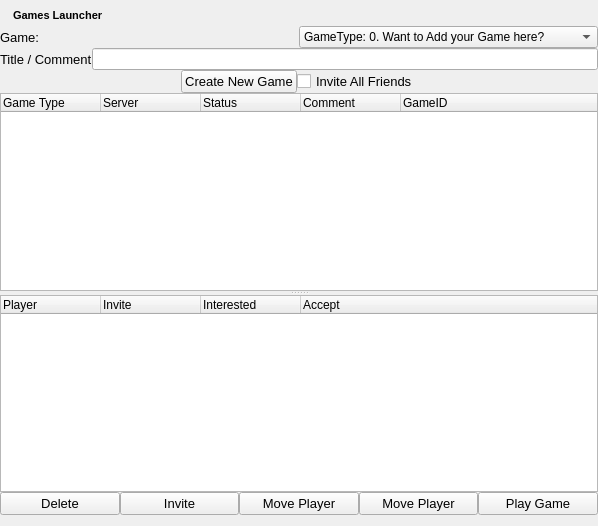
<ui version="4.0" >
 <class>GamesDialog</class>
 <widget class="QWidget" name="GamesDialog" >
  <property name="geometry" >
   <rect>
    <x>0</x>
    <y>0</y>
    <width>598</width>
    <height>526</height>
   </rect>
  </property>
  <property name="windowTitle" >
   <string>Form</string>
  </property>
  <layout class="QGridLayout" >
   <property name="leftMargin" >
    <number>0</number>
   </property>
   <property name="topMargin" >
    <number>6</number>
   </property>
   <property name="rightMargin" >
    <number>0</number>
   </property>
   <property name="verticalSpacing" >
    <number>0</number>
   </property>
   <item row="0" column="0" >
    <widget class="QLabel" name="label_3" >
     <property name="text" >
      <string/>
     </property>
     <property name="pixmap" >
      <pixmap resource="images.qrc" >:/images/package_games1.png</pixmap>
     </property>
    </widget>
   </item>
   <item row="0" column="1" >
    <widget class="QLabel" name="label_2" >
     <property name="text" >
      <string>&lt;html>&lt;head>&lt;meta name="qrichtext" content="1" />&lt;style type="text/css">
p, li { white-space: pre-wrap; }
&lt;/style>&lt;/head>&lt;body style=" font-family:'MS Shell Dlg 2'; font-size:8.25pt; font-weight:400; font-style:normal;">
&lt;p style=" margin-top:0px; margin-bottom:0px; margin-left:0px; margin-right:0px; -qt-block-indent:0; text-indent:0px;">&lt;span style=" font-size:8pt; font-weight:600;">Games Launcher&lt;/span>&lt;/p>&lt;/body>&lt;/html></string>
     </property>
    </widget>
   </item>
   <item row="0" column="2" >
    <spacer>
     <property name="orientation" >
      <enum>Qt::Horizontal</enum>
     </property>
     <property name="sizeHint" stdset="0" >
      <size>
       <width>431</width>
       <height>20</height>
      </size>
     </property>
    </spacer>
   </item>
   <item row="1" column="0" colspan="3" >
    <layout class="QGridLayout" >
     <item row="0" column="0" >
      <layout class="QVBoxLayout" >
       <item>
        <layout class="QHBoxLayout" >
         <item>
          <widget class="QLabel" name="label" >
           <property name="font" >
            <font>
             <pointsize>10</pointsize>
            </font>
           </property>
           <property name="text" >
            <string>Game:</string>
           </property>
          </widget>
         </item>
         <item>
          <widget class="RSComboBox" name="gameComboBox" >
           <item>
            <property name="text" >
             <string>GameType: 0. Want to Add your Game here?</string>
            </property>
           </item>
           <item>
            <property name="text" >
             <string>GameType: 1. Get In Touch with the developers</string>
            </property>
           </item>
           <item>
            <property name="text" >
             <string>GameType: 2.</string>
            </property>
           </item>
          </widget>
         </item>
        </layout>
       </item>
       <item>
        <layout class="QHBoxLayout" >
         <item>
          <widget class="QLabel" name="label_4" >
           <property name="font" >
            <font>
             <pointsize>10</pointsize>
            </font>
           </property>
           <property name="text" >
            <string>Title / Comment</string>
           </property>
          </widget>
         </item>
         <item>
          <widget class="QLineEdit" name="gameNameEdit" />
         </item>
        </layout>
       </item>
       <item>
        <layout class="QHBoxLayout" >
         <item>
          <spacer>
           <property name="orientation" >
            <enum>Qt::Horizontal</enum>
           </property>
           <property name="sizeHint" stdset="0" >
            <size>
             <width>40</width>
             <height>20</height>
            </size>
           </property>
          </spacer>
         </item>
         <item>
          <widget class="QPushButton" name="createButton" >
           <property name="font" >
            <font>
             <pointsize>10</pointsize>
            </font>
           </property>
           <property name="text" >
            <string>Create New Game</string>
           </property>
           <property name="icon" >
            <iconset resource="images.qrc" >
             <normaloff>:/images/kbackgammon.png</normaloff>:/images/kbackgammon.png</iconset>
           </property>
          </widget>
         </item>
         <item>
          <widget class="QCheckBox" name="checkInviteAll" >
           <property name="font" >
            <font>
             <pointsize>10</pointsize>
            </font>
           </property>
           <property name="text" >
            <string>Invite All Friends</string>
           </property>
          </widget>
         </item>
         <item>
          <spacer>
           <property name="orientation" >
            <enum>Qt::Horizontal</enum>
           </property>
           <property name="sizeHint" stdset="0" >
            <size>
             <width>40</width>
             <height>20</height>
            </size>
           </property>
          </spacer>
         </item>
        </layout>
       </item>
      </layout>
     </item>
     <item row="1" column="0" >
      <widget class="QSplitter" name="splitter" >
       <property name="orientation" >
        <enum>Qt::Vertical</enum>
       </property>
       <widget class="QTreeWidget" name="gameTreeWidget" >
        <property name="contextMenuPolicy" >
         <enum>Qt::CustomContextMenu</enum>
        </property>
        <column>
         <property name="text" >
          <string>Game Type</string>
         </property>
        </column>
        <column>
         <property name="text" >
          <string>Server</string>
         </property>
        </column>
        <column>
         <property name="text" >
          <string>Status</string>
         </property>
        </column>
        <column>
         <property name="text" >
          <string>Comment</string>
         </property>
        </column>
        <column>
         <property name="text" >
          <string>GameID</string>
         </property>
        </column>
       </widget>
       <widget class="QTreeWidget" name="peertreeWidget" >
        <property name="contextMenuPolicy" >
         <enum>Qt::CustomContextMenu</enum>
        </property>
        <column>
         <property name="text" >
          <string>Player</string>
         </property>
        </column>
        <column>
         <property name="text" >
          <string>Invite</string>
         </property>
        </column>
        <column>
         <property name="text" >
          <string>Interested</string>
         </property>
        </column>
        <column>
         <property name="text" >
          <string>Accept</string>
         </property>
        </column>
       </widget>
      </widget>
     </item>
     <item row="2" column="0" >
      <layout class="QHBoxLayout" >
       <item>
        <widget class="QPushButton" name="deleteButton" >
         <property name="font" >
          <font>
           <pointsize>10</pointsize>
          </font>
         </property>
         <property name="text" >
          <string>Delete</string>
         </property>
         <property name="icon" >
          <iconset resource="images.qrc" >
           <normaloff>:/images/reset.png</normaloff>:/images/reset.png</iconset>
         </property>
        </widget>
       </item>
       <item>
        <widget class="QPushButton" name="inviteButton" >
         <property name="font" >
          <font>
           <pointsize>10</pointsize>
          </font>
         </property>
         <property name="text" >
          <string>Invite</string>
         </property>
         <property name="icon" >
          <iconset resource="images.qrc" >
           <normaloff>:/images/dadd.png</normaloff>:/images/add_user24.png</iconset>
         </property>
        </widget>
       </item>
       <item>
        <widget class="QPushButton" name="moveUpButton" >
         <property name="font" >
          <font>
           <pointsize>10</pointsize>
          </font>
         </property>
         <property name="text" >
          <string>Move Player</string>
         </property>
         <property name="icon" >
          <iconset resource="images.qrc" >
           <normaloff>:/images/up.png</normaloff>:/images/up.png</iconset>
         </property>
        </widget>
       </item>
       <item>
        <widget class="QPushButton" name="moveDownButton" >
         <property name="font" >
          <font>
           <pointsize>10</pointsize>
          </font>
         </property>
         <property name="text" >
          <string>Move Player</string>
         </property>
         <property name="icon" >
          <iconset resource="images.qrc" >
           <normaloff>:/images/down_24x24.png</normaloff>:/images/down_24x24.png</iconset>
         </property>
        </widget>
       </item>
       <item>
        <widget class="QPushButton" name="playButton" >
         <property name="font" >
          <font>
           <pointsize>10</pointsize>
          </font>
         </property>
         <property name="text" >
          <string>Play Game</string>
         </property>
         <property name="icon" >
          <iconset resource="images.qrc" >
           <normaloff>:/images/startall.png</normaloff>:/images/startall.png</iconset>
         </property>
        </widget>
       </item>
      </layout>
     </item>
    </layout>
   </item>
  </layout>
 </widget>
 <customwidgets>
  <customwidget>
   <class>RSComboBox</class>
   <extends>QComboBox</extends>
   <header>gui/common/RSComboBox.h</header>
  </customwidget>
 </customwidgets>
 <resources>
  <include location="../images.qrc" />
 </resources>
 <connections/>
</ui>
